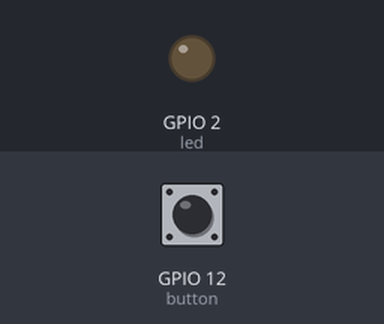
Recording of a program running on a simulated ESP32 board running MicroPython. Shown: output pins drawn as LEDs (lit = HIGH). The inputs (shaded band) are chosen by the test bench; at power-on: GPIO 12 (button) HIGH.

Above: at 1.5 s.
1.6 s: GPIO 12 (button) pulled LOW for 3.2 s
At 5.7 s:
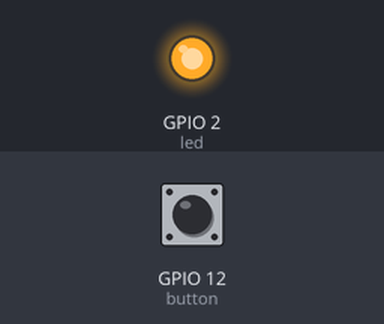
Timing chart, 0 to 7.2 s (numbered marks = the images above; inputs shaded):
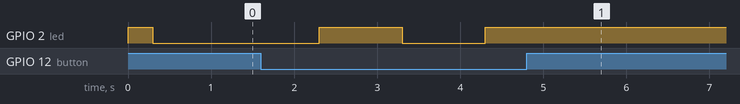

The program:

step_3.py
```python
from machine import Pin
import time


PIN_LED = 2
PIN_BUTTON = 12

led = Pin(PIN_LED, Pin.OUT)
button = Pin(PIN_BUTTON, Pin.IN, Pin.PULL_UP)


# start
led.on()
time.sleep(0.3)
led.off()
enable_control = False


# work
while True:

	if enable_control:
		led.on()
	else:
		led.off()
	time.sleep(1)

	if button.value() == 0:
		enable_control = not enable_control
	else:
		enable_control

# write to esp32 - mpremote cp step_3.py :main.py
```

Measured:
- after the input at 1.6 s, GPIO 2 (led): LOW → HIGH after 0.70 s, → LOW 1.0 s later, → HIGH 1.0 s later
